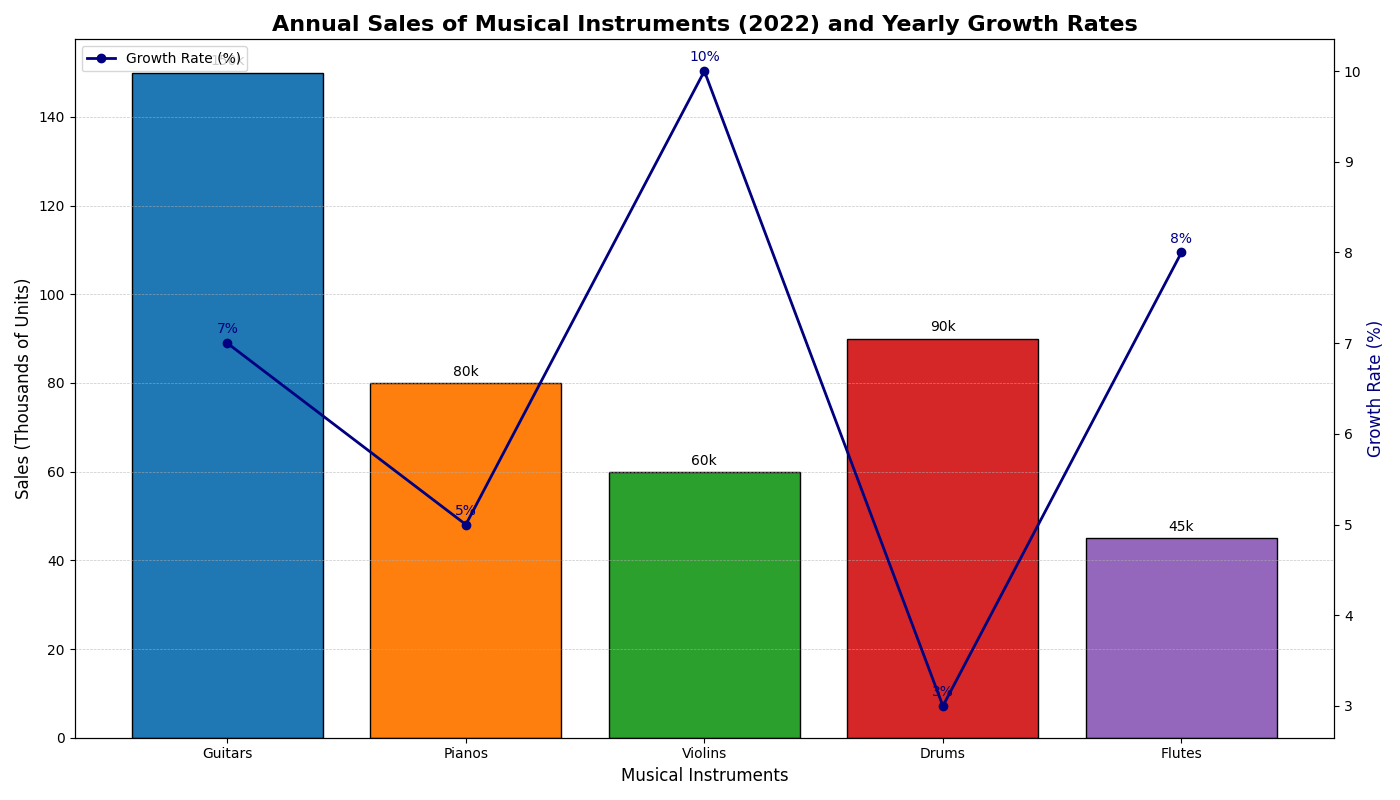

This chart was generated by the following Python code:
import matplotlib.pyplot as plt
import numpy as np

# Backstory:
# The chart displays the "Annual Sales of Musical Instruments (2022) and Yearly Growth Rates". 
# The data shows sales figures of various musical instruments in thousands of units, along with their year-over-year growth rates in percentage.

# Data for the bar chart
instruments = ['Guitars', 'Pianos', 'Violins', 'Drums', 'Flutes']
sales = [150, 80, 60, 90, 45]  # Sales in thousands of units

# Data for the line plot
growth_rates = [7, 5, 10, 3, 8]  # Year-over-year growth rates in percentage

# Create the plot with two subplots
fig, ax1 = plt.subplots(figsize=(14, 8))

# Colors for the bar chart
bar_colors = ['#1f77b4', '#ff7f0e', '#2ca02c', '#d62728', '#9467bd']

# Bar chart for sales
bars = ax1.bar(instruments, sales, color=bar_colors, edgecolor='black', label='Sales (Thousands)')
ax1.set_xlabel('Musical Instruments', fontsize=12)
ax1.set_ylabel('Sales (Thousands of Units)', fontsize=12, color='black')
ax1.set_title('Annual Sales of Musical Instruments (2022) and Yearly Growth Rates', fontsize=16, fontweight='bold')
ax1.yaxis.grid(True, linestyle='--', linewidth=0.5, alpha=0.7)

# Annotate bar heights
for bar in bars:
    height = bar.get_height()
    ax1.annotate(f'{height}k', xy=(bar.get_x() + bar.get_width() / 2, height),
                 xytext=(0, 3), textcoords="offset points", ha='center', va='bottom', fontsize=10)

# Create a secondary axis for growth rates
ax2 = ax1.twinx()
ax2.plot(instruments, growth_rates, color='navy', marker='o', linestyle='-', linewidth=2, label='Growth Rate (%)')
ax2.set_ylabel('Growth Rate (%)', fontsize=12, color='navy')

# Annotate growth rates
for i, rate in enumerate(growth_rates):
    ax2.annotate(f'{rate}%', xy=(i, rate),
                 xytext=(0, 5), textcoords="offset points", ha='center', va='bottom', fontsize=10, color='navy')

# Create a legend for the line plot
lines, labels = ax2.get_legend_handles_labels()
ax2.legend(lines, labels, loc='upper left', fontsize=10)

# Tighten the layout and show the plot
fig.tight_layout()
plt.show()
